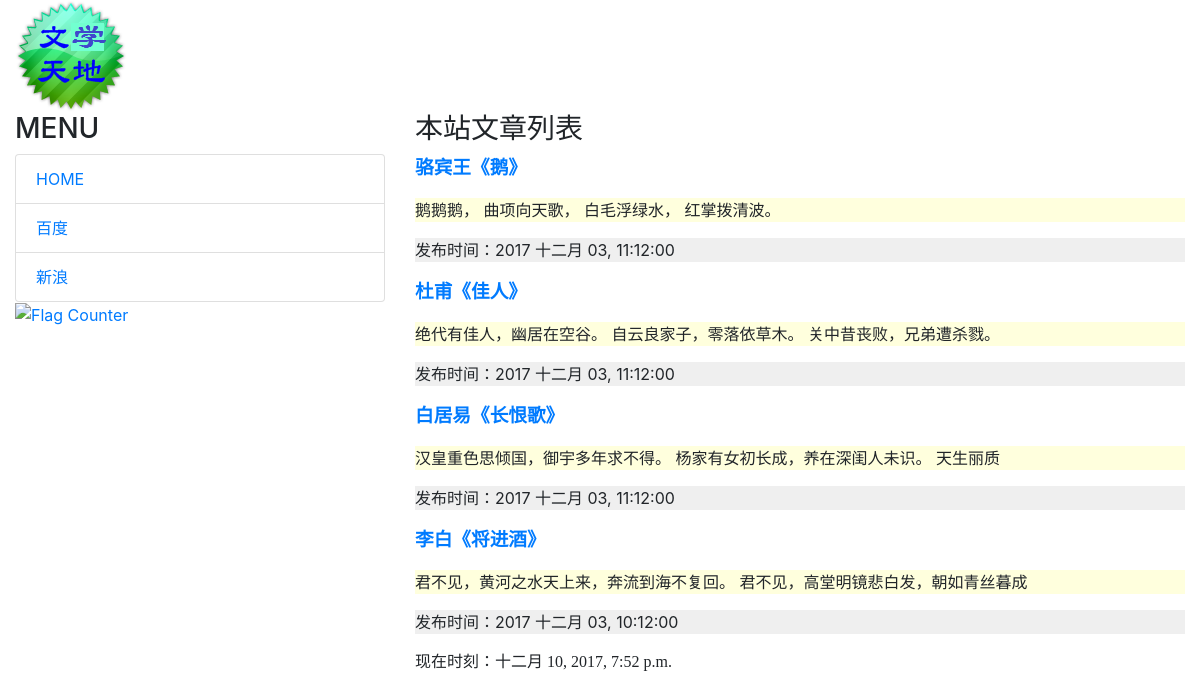
The app's page /, older data.
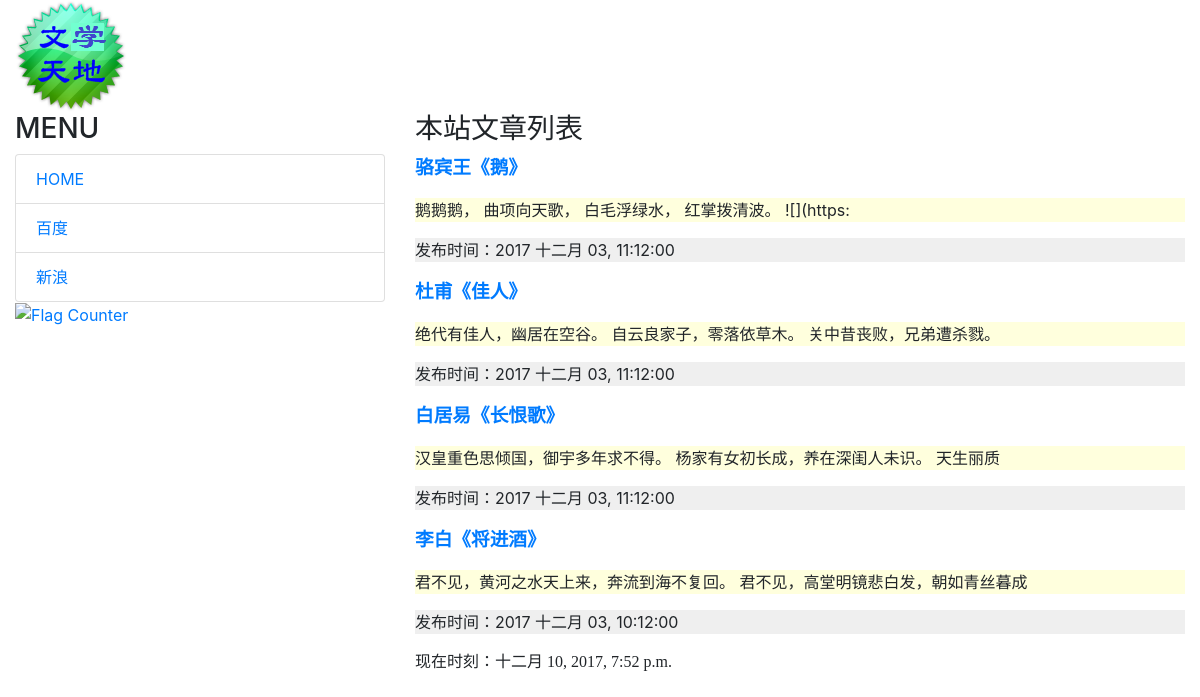
The same page, newer data.
### mainsite/models.py (models this page shows, shortened)
class Post(models.Model):
    title = models.CharField(max_length=200)
    slug = models.CharField(max_length=200)
    body = models.TextField()
    pub_date= models.DateTimeField(default=timezone.now)
    class Meta:
        ordering = ('-pub_date',)

### mainsite/views.py (the view)
# urls.py: path('', homepage),
def homepage(request):
    template = get_template('index.html')
    posts = Post.objects.all()
    now = datetime.now()
    html = template.render(locals())
    return HttpResponse(html)

### templates/index.html (shortened to what this page needs)
{% extends 'base.html' %}
{% block headmessage %}
    <h3 style="font-family: 'Arial Black'">本站文章列表</h3>
{% endblock %}
{% block content %}
    {% for post in posts %}
        <div class="panel panel-default">
            <div class="panel-heading">
                <p style="font-family: 'Arial Black';font-size: 14pt;font-weight: bold;">
                    <a href="/post/{{ post.slug }}">{{ post.title }}</a>
                </p>
            </div>
            <div class="panel-body" style="background-color: #ffffdd">
                <p>
                    {{ post.body | truncatechars:40 }}
                </p>
            </div>
            <div class="panel-footer" style="background-color: #efefef">
                <p>
                    发布时间：{{ post.pub_date | date:"Y M d, h:m:s" }}
                </p>
            </div>
        </div>
    {% endfor %}
{% endblock %}

Row changes from the older to the newer data that the page shows:
changed Post "骆宾王《鹅》": body "鹅鹅鹅， 曲项向天歌， 白毛浮绿水， 红掌拨清波。" → "鹅鹅鹅， 曲项向天歌， 白毛浮绿水， 红掌拨清波。 ![](https:"
